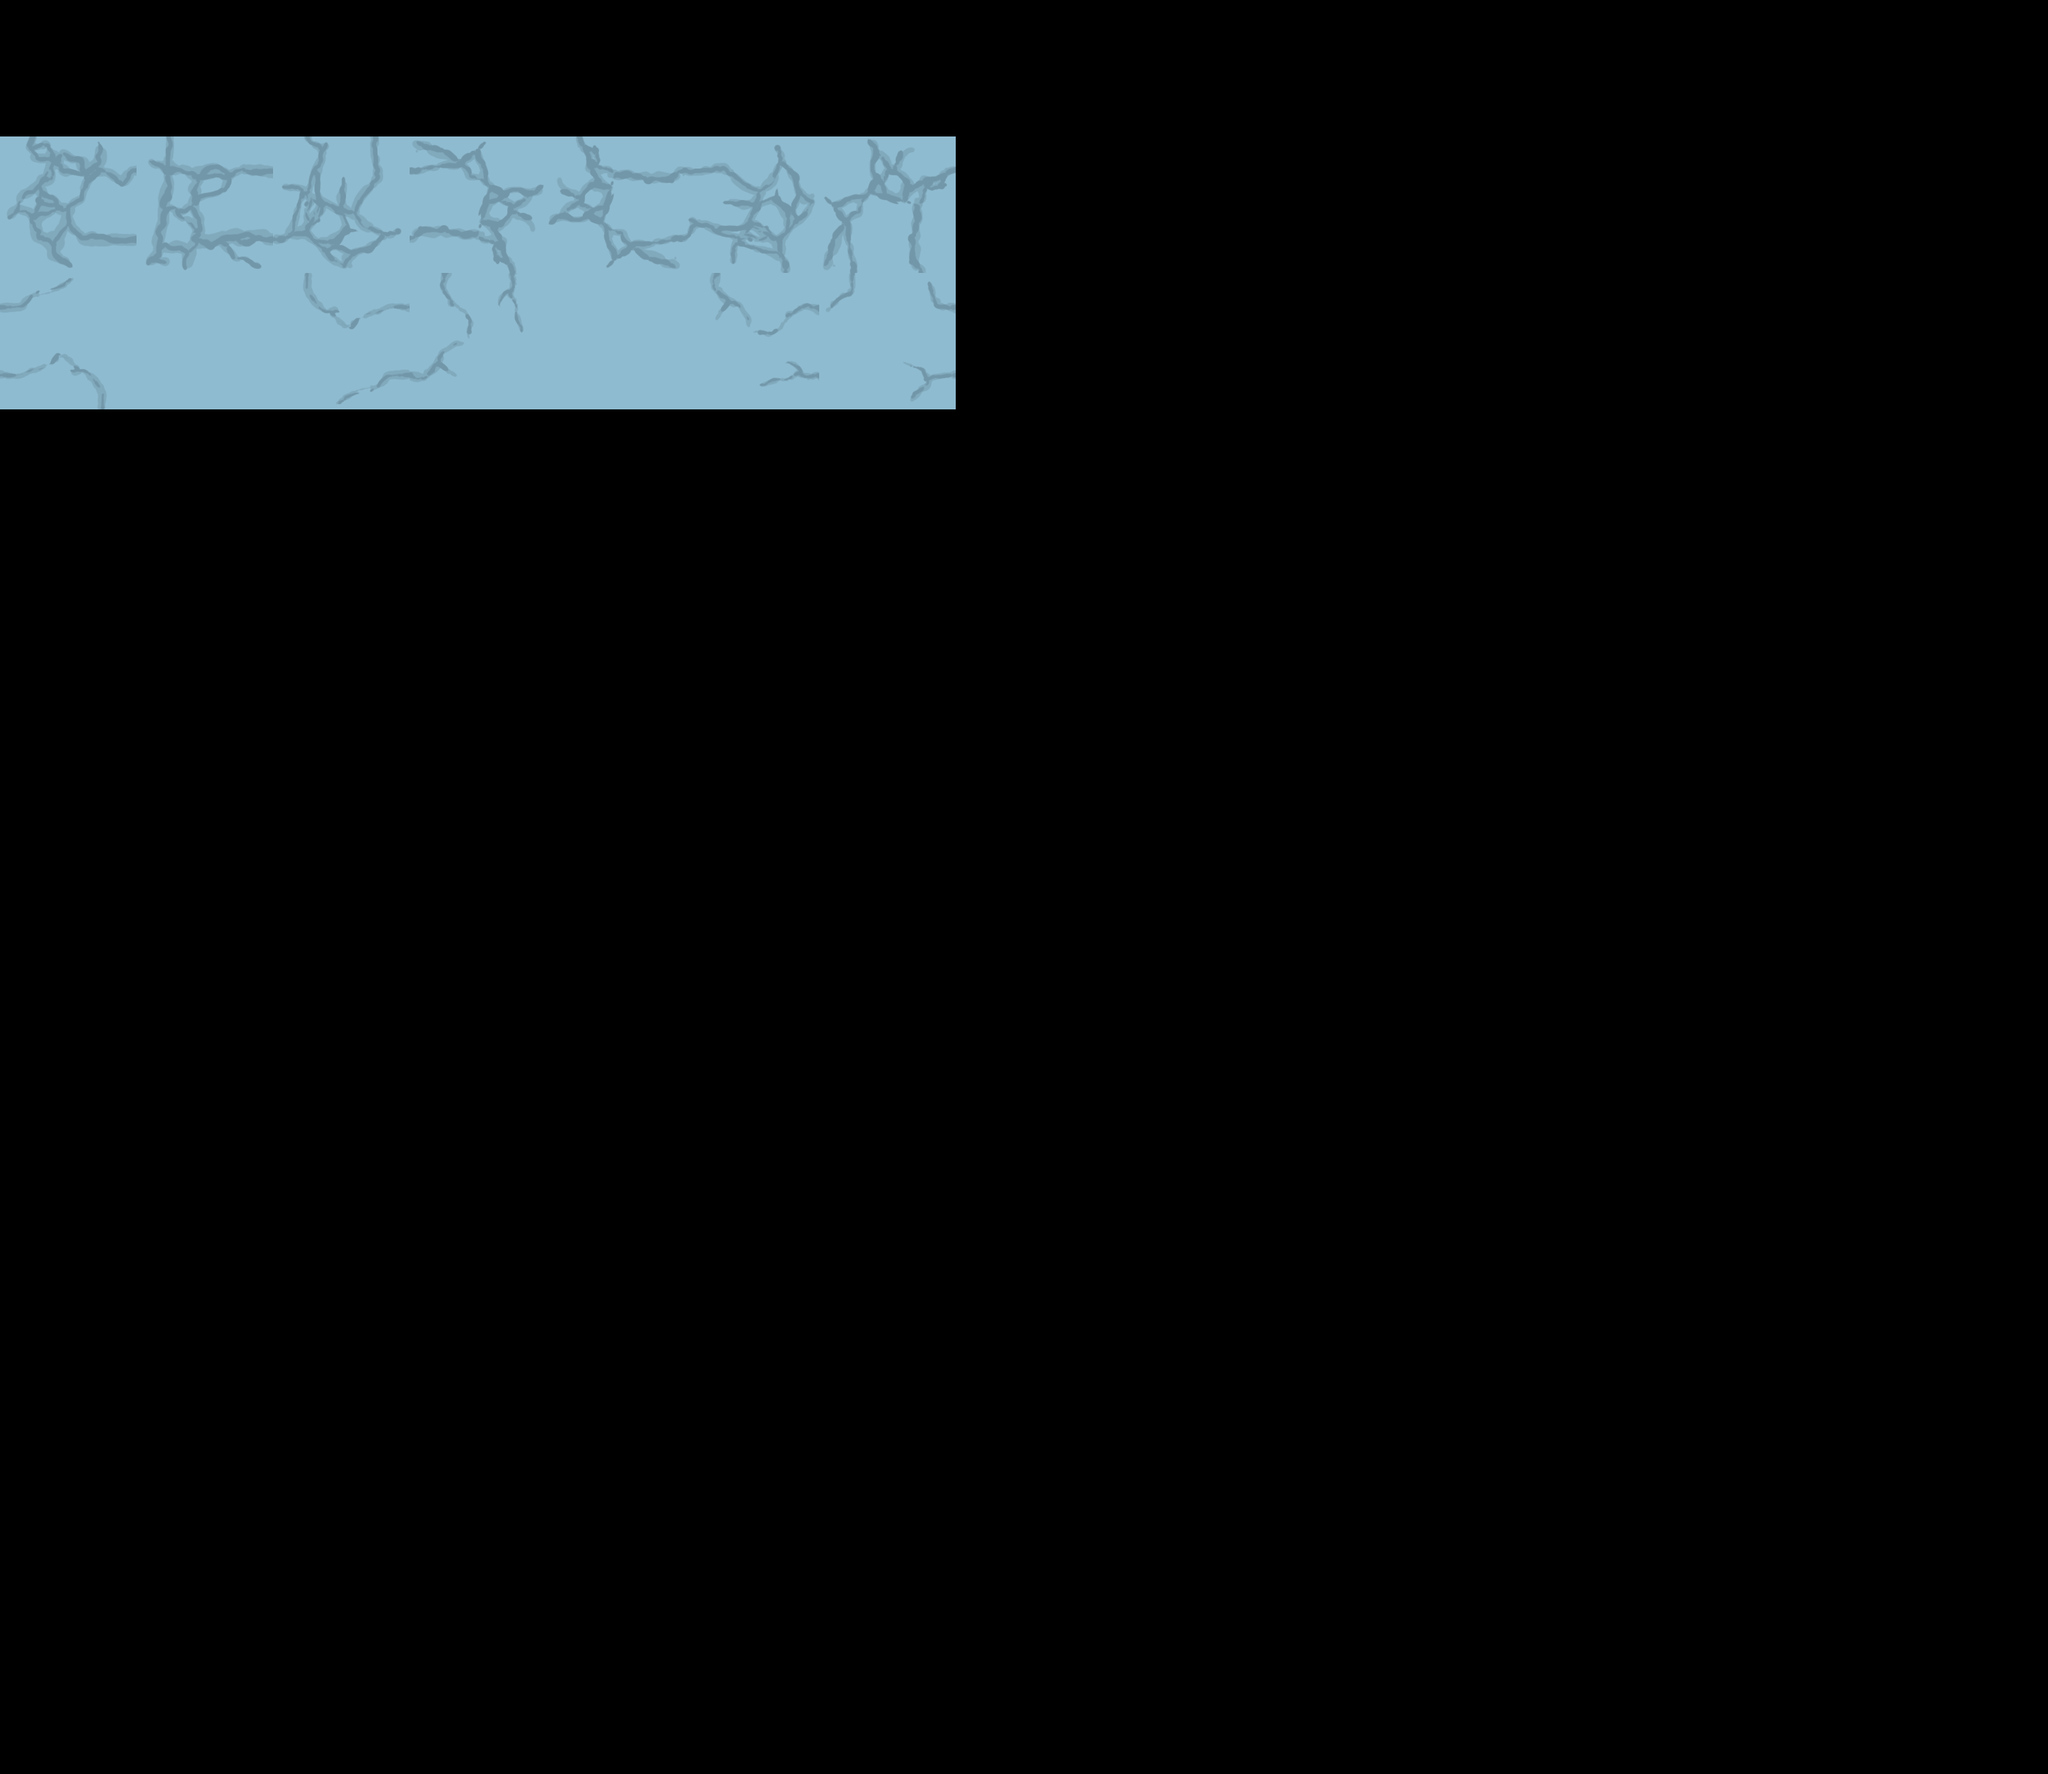

A level layout from a 2D game, rendered from its tile map. Below: a short description, then the map file with tile-grid data replaced by summaries:
An orthogonal 15x13 tile map with 200x200 px tiles, 1 tile layer (Calque de Tile 1).

<map version="1.0" orientation="orthogonal" renderorder="right-down" width="15" height="13" tilewidth="200" tileheight="200" nextobjectid="1">
 <tileset firstgid="1" name="Gonfli" tilewidth="200" tileheight="200" tilecount="20">
  <tile id="0">
   <image width="200" height="200" source="../../Sprites/Back-Grass1.png" />
  </tile>
  <tile id="1">
   <image width="200" height="200" source="../../Sprites/Back-Grass2.png" />
  </tile>
  <tile id="2">
   <image width="200" height="200" source="../../Sprites/Back-Grass3.png" />
  </tile>
  <tile id="3">
   <image width="200" height="200" source="../../Sprites/Back-Grass4.png" />
  </tile>
  <tile id="4">
   <image width="200" height="200" source="../../Sprites/Back-Grass5.png" />
  </tile>
  <tile id="5">
   <image width="200" height="200" source="../../Sprites/FrontGrass1.png" />
  </tile>
  <tile id="6">
   <image width="200" height="200" source="../../Sprites/FrontGrass2.png" />
  </tile>
  <tile id="7">
   <image width="200" height="200" source="../../Sprites/FrontGrass3.png" />
  </tile>
  <tile id="8">
   <image width="200" height="200" source="../../Sprites/Ground-Blocks1.png" />
  </tile>
  <tile id="9">
   <image width="200" height="200" source="../../Sprites/Ground-Blocks2.png" />
  </tile>
  <tile id="10">
   <image width="200" height="200" source="../../Sprites/Ground-Blocks3.png" />
  </tile>
  <tile id="11">
   <image width="200" height="200" source="../../Sprites/Ground-Blocks4.png" />
  </tile>
  <tile id="12">
   <image width="200" height="200" source="../../Sprites/Ground-Blocks-Empty.png" />
  </tile>
  <tile id="13">
   <image width="200" height="200" source="../../Sprites/Ground-Blocks-Soft1.png" />
  </tile>
  <tile id="14">
   <image width="200" height="200" source="../../Sprites/Ground-Blocks-Soft2.png" />
  </tile>
  <tile id="15">
   <image width="200" height="200" source="../../Sprites/Ground-Blocks-Soft3.png" />
  </tile>
  <tile id="16">
   <image width="200" height="200" source="../../Sprites/Pic1.png" />
  </tile>
  <tile id="17">
   <image width="200" height="200" source="../../Sprites/Pic2.png" />
  </tile>
  <tile id="18">
   <image width="200" height="200" source="../../Sprites/Pic3.png" />
  </tile>
  <tile id="19">
   <image width="200" height="200" source="../../Sprites/Pic4.png" />
  </tile>
 </tileset>
 <layer name="Calque de Tile 1" width="15" height="13">
  <data>[195 cells, 14 non-empty, 8 distinct tile ids]</data>
 </layer>
</map>
